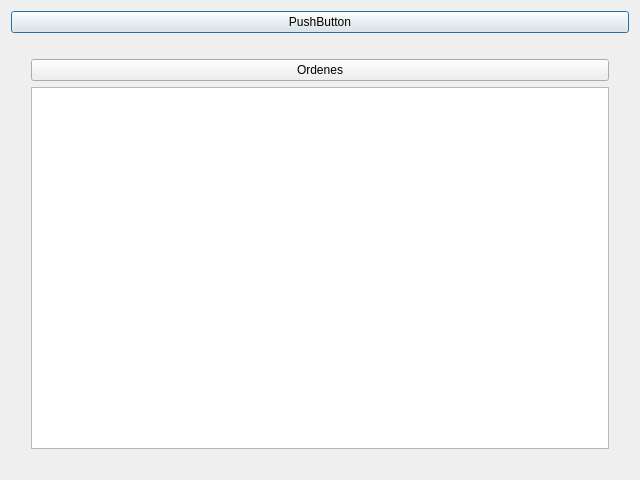
<?xml version="1.0" encoding="UTF-8"?>
<ui version="4.0">
 <class>Warehousewindow_Dialog</class>
 <widget class="QDialog" name="Warehousewindow_Dialog">
  <property name="geometry">
   <rect>
    <x>0</x>
    <y>0</y>
    <width>640</width>
    <height>480</height>
   </rect>
  </property>
  <property name="windowTitle">
   <string>Dialog</string>
  </property>
  <layout class="QVBoxLayout" name="verticalLayout">
   <item>
    <widget class="QPushButton" name="pushButton">
     <property name="text">
      <string>PushButton</string>
     </property>
    </widget>
   </item>
   <item>
    <layout class="QVBoxLayout" name="verticalLayout_2">
     <property name="leftMargin">
      <number>20</number>
     </property>
     <property name="topMargin">
      <number>20</number>
     </property>
     <property name="rightMargin">
      <number>20</number>
     </property>
     <property name="bottomMargin">
      <number>20</number>
     </property>
     <item>
      <layout class="QHBoxLayout" name="horizontalLayout">
       <item>
        <widget class="QPushButton" name="pushButton_2">
         <property name="text">
          <string>Ordenes</string>
         </property>
        </widget>
       </item>
      </layout>
     </item>
     <item>
      <layout class="QVBoxLayout" name="verticalLayout_3">
       <item>
        <widget class="QListView" name="listView"/>
       </item>
      </layout>
     </item>
    </layout>
   </item>
  </layout>
 </widget>
 <resources/>
 <connections/>
</ui>
